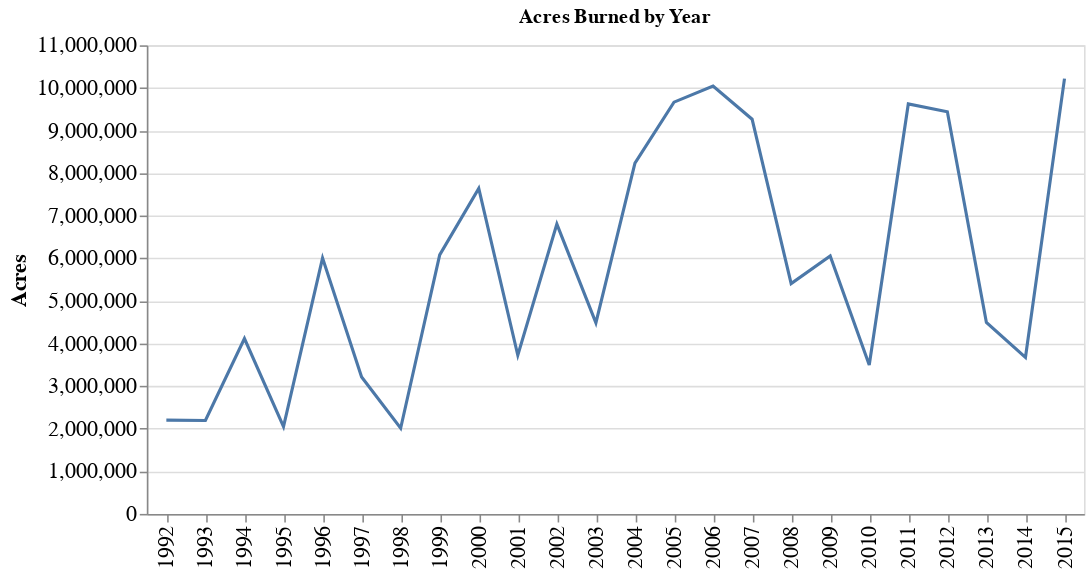

Notebook cell for this chart:
### Code cell
acres_by_year = pd.DataFrame(fires.groupby(['FIRE_YEAR']).FIRE_SIZE.sum().sort_values(ascending=False)).reset_index() 

acres_by_year.rename(columns={'FIRE_SIZE': 'Acres'}, inplace=True) 

alt.Chart(acres_by_year).mark_line().encode( 
    alt.X('FIRE_YEAR:N', title=None), 
    alt.Y('Acres'), 
).properties(
    title=f'Acres Burned by Year', 
    width = 600, 
    height =300, 
).configure_axis(
    labelFontSize=14, 
    titleFontSize=14
)

### Figure 1 — Vega-Lite specification as saved in the notebook (floating-point values rounded to 4 significant figures)
{"config": {"view": {"continuousWidth": 300, "continuousHeight": 300}, "axis": {"labelFontSize": 14, "titleFontSize": 14}}, "data": {"name": "data-a17bf57fad9cc5c2b7abd34400f393be"}, "mark": {"type": "line"}, "encoding": {"x": {"field": "FIRE_YEAR", "title": null, "type": "nominal"}, "y": {"field": "Acres", "type": "quantitative"}}, "height": 300, "title": "Acres Burned by Year", "width": 600, "$schema": "https://vega.github.io/schema/vega-lite/v5.14.1.json", "datasets": {"data-a17bf57fad9cc5c2b7abd34400f393be": [{"FIRE_YEAR": 2015, "Acres": 10220000.0}, {"FIRE_YEAR": 2006, "Acres": 10040000.0}, {"FIRE_YEAR": 2005, "Acres": 9665000.0}, {"FIRE_YEAR": 2011, "Acres": 9624000.0}, {"FIRE_YEAR": 2012, "Acres": 9440000.0}, {"FIRE_YEAR": 2007, "Acres": 9265000.0}, {"FIRE_YEAR": 2004, "Acres": 8234000.0}, {"FIRE_YEAR": 2000, "Acres": 7639000.0}, {"FIRE_YEAR": 2002, "Acres": 6803000.0}, {"FIRE_YEAR": 1999, "Acres": 6080000.0}, {"FIRE_YEAR": 2009, "Acres": 6057000.0}, {"FIRE_YEAR": 1996, "Acres": 6005000.0}, {"FIRE_YEAR": 2008, "Acres": 5407000.0}, {"FIRE_YEAR": 2013, "Acres": 4493000.0}, {"FIRE_YEAR": 2003, "Acres": 4484000.0}, {"FIRE_YEAR": 1994, "Acres": 4117000.0}, {"FIRE_YEAR": 2001, "Acres": 3724000.0}, {"FIRE_YEAR": 2014, "Acres": 3673000.0}, {"FIRE_YEAR": 2010, "Acres": 3493000.0}, {"FIRE_YEAR": 1997, "Acres": 3215000.0}, {"FIRE_YEAR": 1992, "Acres": 2200000.0}, {"FIRE_YEAR": 1993, "Acres": 2192000.0}, {"FIRE_YEAR": 1995, "Acres": 2050000.0}, {"FIRE_YEAR": 1998, "Acres": 2011000.0}]}}
